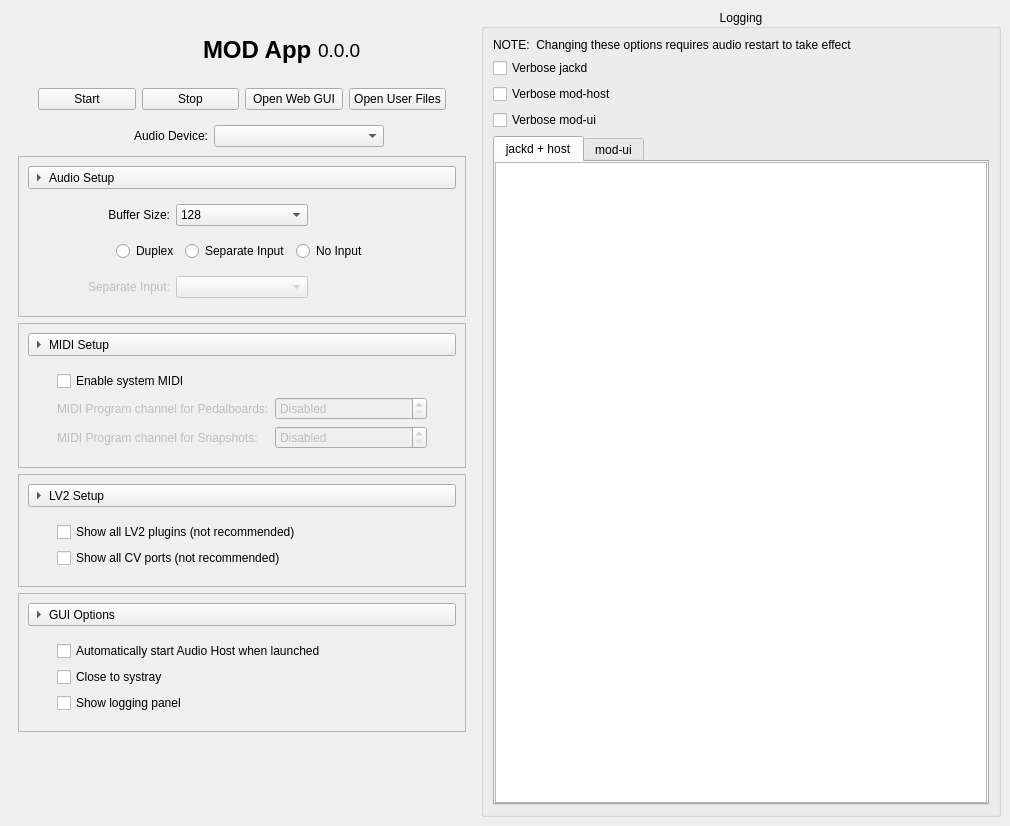
<?xml version="1.0" encoding="UTF-8"?>
<ui version="4.0">
 <class>AppWindow</class>
 <widget class="QMainWindow" name="AppWindow">
  <property name="geometry">
   <rect>
    <x>0</x>
    <y>0</y>
    <width>1010</width>
    <height>826</height>
   </rect>
  </property>
  <property name="windowTitle">
   <string>MOD App</string>
  </property>
  <widget class="QWidget" name="centralwidget">
   <layout class="QHBoxLayout" name="horizontalLayout_8" stretch="0,1">
    <item>
     <widget class="QWidget" name="w_content" native="true">
      <property name="sizePolicy">
       <sizepolicy hsizetype="Fixed" vsizetype="Preferred">
        <horstretch>0</horstretch>
        <verstretch>0</verstretch>
       </sizepolicy>
      </property>
      <layout class="QVBoxLayout" name="verticalLayout_4">
       <item>
        <layout class="QHBoxLayout" name="horizontalLayout">
         <item>
          <spacer name="horizontalSpacer_3">
           <property name="orientation">
            <enum>Qt::Horizontal</enum>
           </property>
           <property name="sizeHint" stdset="0">
            <size>
             <width>40</width>
             <height>20</height>
            </size>
           </property>
          </spacer>
         </item>
         <item>
          <widget class="QLabel" name="label">
           <property name="minimumSize">
            <size>
             <width>64</width>
             <height>64</height>
            </size>
           </property>
           <property name="maximumSize">
            <size>
             <width>64</width>
             <height>64</height>
            </size>
           </property>
           <property name="text">
            <string notr="true"/>
           </property>
           <property name="pixmap">
            <pixmap resource="mod-app.qrc">:/mod-logo.svg</pixmap>
           </property>
           <property name="scaledContents">
            <bool>true</bool>
           </property>
           <property name="alignment">
            <set>Qt::AlignCenter</set>
           </property>
          </widget>
         </item>
         <item>
          <spacer name="horizontalSpacer_4">
           <property name="orientation">
            <enum>Qt::Horizontal</enum>
           </property>
           <property name="sizeType">
            <enum>QSizePolicy::Preferred</enum>
           </property>
           <property name="sizeHint" stdset="0">
            <size>
             <width>10</width>
             <height>10</height>
            </size>
           </property>
          </spacer>
         </item>
         <item>
          <widget class="QLabel" name="l_title">
           <property name="font">
            <font>
             <pointsize>18</pointsize>
             <weight>75</weight>
             <bold>true</bold>
            </font>
           </property>
           <property name="text">
            <string notr="true">MOD App</string>
           </property>
           <property name="textFormat">
            <enum>Qt::PlainText</enum>
           </property>
          </widget>
         </item>
         <item>
          <widget class="QLabel" name="l_version">
           <property name="font">
            <font>
             <pointsize>14</pointsize>
            </font>
           </property>
           <property name="text">
            <string notr="true">0.0.0</string>
           </property>
           <property name="textFormat">
            <enum>Qt::PlainText</enum>
           </property>
          </widget>
         </item>
         <item>
          <spacer name="horizontalSpacer_5">
           <property name="orientation">
            <enum>Qt::Horizontal</enum>
           </property>
           <property name="sizeHint" stdset="0">
            <size>
             <width>40</width>
             <height>20</height>
            </size>
           </property>
          </spacer>
         </item>
        </layout>
       </item>
       <item>
        <layout class="QHBoxLayout" name="hl_ui">
         <item>
          <spacer name="horizontalSpacer_9">
           <property name="orientation">
            <enum>Qt::Horizontal</enum>
           </property>
           <property name="sizeType">
            <enum>QSizePolicy::Preferred</enum>
           </property>
           <property name="sizeHint" stdset="0">
            <size>
             <width>20</width>
             <height>20</height>
            </size>
           </property>
          </spacer>
         </item>
         <item>
          <widget class="QPushButton" name="b_start">
           <property name="text">
            <string>Start</string>
           </property>
          </widget>
         </item>
         <item>
          <widget class="QPushButton" name="b_stop">
           <property name="text">
            <string>Stop</string>
           </property>
          </widget>
         </item>
         <item>
          <widget class="QPushButton" name="b_opengui">
           <property name="text">
            <string>Open Web GUI</string>
           </property>
          </widget>
         </item>
         <item>
          <widget class="QPushButton" name="b_openuserfiles">
           <property name="text">
            <string>Open User Files</string>
           </property>
          </widget>
         </item>
         <item>
          <spacer name="horizontalSpacer_8">
           <property name="orientation">
            <enum>Qt::Horizontal</enum>
           </property>
           <property name="sizeType">
            <enum>QSizePolicy::Preferred</enum>
           </property>
           <property name="sizeHint" stdset="0">
            <size>
             <width>20</width>
             <height>20</height>
            </size>
           </property>
          </spacer>
         </item>
        </layout>
       </item>
       <item>
        <spacer name="verticalSpacer_2">
         <property name="orientation">
          <enum>Qt::Vertical</enum>
         </property>
         <property name="sizeType">
          <enum>QSizePolicy::Fixed</enum>
         </property>
         <property name="sizeHint" stdset="0">
          <size>
           <width>20</width>
           <height>6</height>
          </size>
         </property>
        </spacer>
       </item>
       <item>
        <layout class="QHBoxLayout" name="horizontalLayout_7">
         <item>
          <spacer name="horizontalSpacer">
           <property name="orientation">
            <enum>Qt::Horizontal</enum>
           </property>
           <property name="sizeType">
            <enum>QSizePolicy::Preferred</enum>
           </property>
           <property name="sizeHint" stdset="0">
            <size>
             <width>20</width>
             <height>20</height>
            </size>
           </property>
          </spacer>
         </item>
         <item>
          <widget class="QLabel" name="l_device">
           <property name="text">
            <string>Audio Device:</string>
           </property>
           <property name="alignment">
            <set>Qt::AlignRight|Qt::AlignTrailing|Qt::AlignVCenter</set>
           </property>
           <property name="wordWrap">
            <bool>true</bool>
           </property>
          </widget>
         </item>
         <item>
          <widget class="QComboBox" name="cb_device"/>
         </item>
         <item>
          <spacer name="horizontalSpacer_10">
           <property name="orientation">
            <enum>Qt::Horizontal</enum>
           </property>
           <property name="sizeType">
            <enum>QSizePolicy::Preferred</enum>
           </property>
           <property name="sizeHint" stdset="0">
            <size>
             <width>82</width>
             <height>28</height>
            </size>
           </property>
          </spacer>
         </item>
        </layout>
       </item>
       <item>
        <widget class="QFrame" name="frame_audio">
         <property name="frameShape">
          <enum>QFrame::StyledPanel</enum>
         </property>
         <property name="frameShadow">
          <enum>QFrame::Raised</enum>
         </property>
         <layout class="QVBoxLayout" name="verticalLayout_5">
          <item>
           <widget class="QToolButtonWithMouseTracking" name="tb_audio">
            <property name="sizePolicy">
             <sizepolicy hsizetype="Expanding" vsizetype="Fixed">
              <horstretch>0</horstretch>
              <verstretch>0</verstretch>
             </sizepolicy>
            </property>
            <property name="text">
             <string>Audio Setup</string>
            </property>
            <property name="checkable">
             <bool>true</bool>
            </property>
            <property name="toolButtonStyle">
             <enum>Qt::ToolButtonTextBesideIcon</enum>
            </property>
            <property name="arrowType">
             <enum>Qt::RightArrow</enum>
            </property>
           </widget>
          </item>
          <item>
           <widget class="CollapsibleWidget" name="gb_audio" native="true">
            <layout class="QGridLayout" name="gridLayout">
             <item row="1" column="1">
              <widget class="QComboBox" name="cb_buffersize">
               <property name="enabled">
                <bool>true</bool>
               </property>
               <property name="currentIndex">
                <number>1</number>
               </property>
               <item>
                <property name="text">
                 <string notr="true">64</string>
                </property>
               </item>
               <item>
                <property name="text">
                 <string notr="true">128</string>
                </property>
               </item>
               <item>
                <property name="text">
                 <string notr="true">256</string>
                </property>
               </item>
              </widget>
             </item>
             <item row="1" column="0">
              <widget class="QLabel" name="l_buffersize">
               <property name="enabled">
                <bool>true</bool>
               </property>
               <property name="text">
                <string>Buffer Size:</string>
               </property>
               <property name="alignment">
                <set>Qt::AlignRight|Qt::AlignTrailing|Qt::AlignVCenter</set>
               </property>
              </widget>
             </item>
             <item row="1" column="2">
              <spacer name="horizontalSpacer_11">
               <property name="orientation">
                <enum>Qt::Horizontal</enum>
               </property>
               <property name="sizeType">
                <enum>QSizePolicy::Preferred</enum>
               </property>
               <property name="sizeHint" stdset="0">
                <size>
                 <width>20</width>
                 <height>20</height>
                </size>
               </property>
              </spacer>
             </item>
             <item row="3" column="0">
              <widget class="QLabel" name="l_input">
               <property name="enabled">
                <bool>false</bool>
               </property>
               <property name="text">
                <string>Separate Input:</string>
               </property>
               <property name="alignment">
                <set>Qt::AlignRight|Qt::AlignTrailing|Qt::AlignVCenter</set>
               </property>
              </widget>
             </item>
             <item row="2" column="0" colspan="3">
              <widget class="QWidget" name="w_device_io_mode" native="true">
               <layout class="QHBoxLayout" name="horizontalLayout_5">
                <item>
                 <spacer name="horizontalSpacer_12">
                  <property name="orientation">
                   <enum>Qt::Horizontal</enum>
                  </property>
                  <property name="sizeHint" stdset="0">
                   <size>
                    <width>20</width>
                    <height>20</height>
                   </size>
                  </property>
                 </spacer>
                </item>
                <item>
                 <widget class="QRadioButton" name="rb_device_duplex">
                  <property name="text">
                   <string>Duplex</string>
                  </property>
                 </widget>
                </item>
                <item>
                 <widget class="QRadioButton" name="rb_device_separate">
                  <property name="text">
                   <string>Separate Input</string>
                  </property>
                 </widget>
                </item>
                <item>
                 <widget class="QRadioButton" name="rb_device_noinput">
                  <property name="text">
                   <string>No Input</string>
                  </property>
                 </widget>
                </item>
                <item>
                 <spacer name="horizontalSpacer_13">
                  <property name="orientation">
                   <enum>Qt::Horizontal</enum>
                  </property>
                  <property name="sizeHint" stdset="0">
                   <size>
                    <width>20</width>
                    <height>20</height>
                   </size>
                  </property>
                 </spacer>
                </item>
               </layout>
              </widget>
             </item>
             <item row="3" column="1">
              <widget class="QComboBox" name="cb_input">
               <property name="enabled">
                <bool>false</bool>
               </property>
              </widget>
             </item>
            </layout>
           </widget>
          </item>
         </layout>
        </widget>
       </item>
       <item>
        <widget class="QFrame" name="frame_midi">
         <property name="frameShape">
          <enum>QFrame::StyledPanel</enum>
         </property>
         <property name="frameShadow">
          <enum>QFrame::Raised</enum>
         </property>
         <layout class="QVBoxLayout" name="verticalLayout_6">
          <item>
           <widget class="QToolButtonWithMouseTracking" name="tb_midi">
            <property name="sizePolicy">
             <sizepolicy hsizetype="Expanding" vsizetype="Fixed">
              <horstretch>0</horstretch>
              <verstretch>0</verstretch>
             </sizepolicy>
            </property>
            <property name="text">
             <string>MIDI Setup</string>
            </property>
            <property name="checkable">
             <bool>true</bool>
            </property>
            <property name="toolButtonStyle">
             <enum>Qt::ToolButtonTextBesideIcon</enum>
            </property>
            <property name="arrowType">
             <enum>Qt::RightArrow</enum>
            </property>
           </widget>
          </item>
          <item>
           <widget class="CollapsibleWidget" name="gb_midi" native="true">
            <layout class="QGridLayout" name="gridLayout_2">
             <item row="2" column="0">
              <spacer name="horizontalSpacer_21">
               <property name="orientation">
                <enum>Qt::Horizontal</enum>
               </property>
               <property name="sizeType">
                <enum>QSizePolicy::Preferred</enum>
               </property>
               <property name="sizeHint" stdset="0">
                <size>
                 <width>20</width>
                 <height>20</height>
                </size>
               </property>
              </spacer>
             </item>
             <item row="0" column="0">
              <spacer name="horizontalSpacer_22">
               <property name="orientation">
                <enum>Qt::Horizontal</enum>
               </property>
               <property name="sizeType">
                <enum>QSizePolicy::Preferred</enum>
               </property>
               <property name="sizeHint" stdset="0">
                <size>
                 <width>20</width>
                 <height>20</height>
                </size>
               </property>
              </spacer>
             </item>
             <item row="1" column="2">
              <widget class="QSpinBox" name="sp_midi_pb">
               <property name="enabled">
                <bool>false</bool>
               </property>
               <property name="specialValueText">
                <string>Disabled</string>
               </property>
               <property name="maximum">
                <number>16</number>
               </property>
              </widget>
             </item>
             <item row="1" column="3">
              <spacer name="horizontalSpacer_25">
               <property name="orientation">
                <enum>Qt::Horizontal</enum>
               </property>
               <property name="sizeType">
                <enum>QSizePolicy::Preferred</enum>
               </property>
               <property name="sizeHint" stdset="0">
                <size>
                 <width>20</width>
                 <height>20</height>
                </size>
               </property>
              </spacer>
             </item>
             <item row="1" column="0">
              <spacer name="horizontalSpacer_19">
               <property name="orientation">
                <enum>Qt::Horizontal</enum>
               </property>
               <property name="sizeType">
                <enum>QSizePolicy::Preferred</enum>
               </property>
               <property name="sizeHint" stdset="0">
                <size>
                 <width>20</width>
                 <height>20</height>
                </size>
               </property>
              </spacer>
             </item>
             <item row="2" column="2">
              <widget class="QSpinBox" name="sp_midi_ss">
               <property name="enabled">
                <bool>false</bool>
               </property>
               <property name="specialValueText">
                <string>Disabled</string>
               </property>
               <property name="maximum">
                <number>16</number>
               </property>
              </widget>
             </item>
             <item row="1" column="1">
              <widget class="QLabel" name="l_midi_pb">
               <property name="enabled">
                <bool>false</bool>
               </property>
               <property name="text">
                <string>MIDI Program channel for Pedalboards:</string>
               </property>
               <property name="alignment">
                <set>Qt::AlignLeading|Qt::AlignLeft|Qt::AlignVCenter</set>
               </property>
              </widget>
             </item>
             <item row="2" column="1">
              <widget class="QLabel" name="l_midi_ss">
               <property name="enabled">
                <bool>false</bool>
               </property>
               <property name="text">
                <string>MIDI Program channel for Snapshots:</string>
               </property>
               <property name="alignment">
                <set>Qt::AlignLeading|Qt::AlignLeft|Qt::AlignVCenter</set>
               </property>
              </widget>
             </item>
             <item row="0" column="1" colspan="2">
              <widget class="QCheckBox" name="cb_midi">
               <property name="text">
                <string>Enable system MIDI</string>
               </property>
              </widget>
             </item>
             <item row="0" column="3">
              <spacer name="horizontalSpacer_26">
               <property name="orientation">
                <enum>Qt::Horizontal</enum>
               </property>
               <property name="sizeType">
                <enum>QSizePolicy::Preferred</enum>
               </property>
               <property name="sizeHint" stdset="0">
                <size>
                 <width>20</width>
                 <height>20</height>
                </size>
               </property>
              </spacer>
             </item>
             <item row="2" column="3">
              <spacer name="horizontalSpacer_27">
               <property name="orientation">
                <enum>Qt::Horizontal</enum>
               </property>
               <property name="sizeType">
                <enum>QSizePolicy::Preferred</enum>
               </property>
               <property name="sizeHint" stdset="0">
                <size>
                 <width>20</width>
                 <height>20</height>
                </size>
               </property>
              </spacer>
             </item>
            </layout>
           </widget>
          </item>
         </layout>
        </widget>
       </item>
       <item>
        <widget class="QFrame" name="frame_lv2">
         <property name="frameShape">
          <enum>QFrame::StyledPanel</enum>
         </property>
         <property name="frameShadow">
          <enum>QFrame::Raised</enum>
         </property>
         <layout class="QVBoxLayout" name="verticalLayout_8">
          <item>
           <widget class="QToolButtonWithMouseTracking" name="tb_lv2">
            <property name="sizePolicy">
             <sizepolicy hsizetype="Expanding" vsizetype="Fixed">
              <horstretch>0</horstretch>
              <verstretch>0</verstretch>
             </sizepolicy>
            </property>
            <property name="text">
             <string>LV2 Setup</string>
            </property>
            <property name="checkable">
             <bool>true</bool>
            </property>
            <property name="toolButtonStyle">
             <enum>Qt::ToolButtonTextBesideIcon</enum>
            </property>
            <property name="arrowType">
             <enum>Qt::RightArrow</enum>
            </property>
           </widget>
          </item>
          <item>
           <widget class="CollapsibleWidget" name="gb_lv2" native="true">
            <layout class="QHBoxLayout" name="horizontalLayout_6">
             <item>
              <spacer name="horizontalSpacer_15">
               <property name="orientation">
                <enum>Qt::Horizontal</enum>
               </property>
               <property name="sizeType">
                <enum>QSizePolicy::Preferred</enum>
               </property>
               <property name="sizeHint" stdset="0">
                <size>
                 <width>20</width>
                 <height>20</height>
                </size>
               </property>
              </spacer>
             </item>
             <item>
              <layout class="QVBoxLayout" name="verticalLayout_3">
               <item>
                <widget class="QCheckBox" name="cb_lv2_all_plugins">
                 <property name="text">
                  <string>Show all LV2 plugins (not recommended)</string>
                 </property>
                </widget>
               </item>
               <item>
                <widget class="QCheckBox" name="cb_lv2_all_cv">
                 <property name="text">
                  <string>Show all CV ports (not recommended)</string>
                 </property>
                </widget>
               </item>
              </layout>
             </item>
             <item>
              <spacer name="horizontalSpacer_20">
               <property name="orientation">
                <enum>Qt::Horizontal</enum>
               </property>
               <property name="sizeType">
                <enum>QSizePolicy::Preferred</enum>
               </property>
               <property name="sizeHint" stdset="0">
                <size>
                 <width>20</width>
                 <height>20</height>
                </size>
               </property>
              </spacer>
             </item>
            </layout>
           </widget>
          </item>
         </layout>
        </widget>
       </item>
       <item>
        <widget class="QFrame" name="frame_gui">
         <property name="frameShape">
          <enum>QFrame::StyledPanel</enum>
         </property>
         <property name="frameShadow">
          <enum>QFrame::Raised</enum>
         </property>
         <layout class="QVBoxLayout" name="verticalLayout_7">
          <item>
           <widget class="QToolButtonWithMouseTracking" name="tb_gui">
            <property name="sizePolicy">
             <sizepolicy hsizetype="Expanding" vsizetype="Fixed">
              <horstretch>0</horstretch>
              <verstretch>0</verstretch>
             </sizepolicy>
            </property>
            <property name="text">
             <string>GUI Options</string>
            </property>
            <property name="checkable">
             <bool>true</bool>
            </property>
            <property name="toolButtonStyle">
             <enum>Qt::ToolButtonTextBesideIcon</enum>
            </property>
            <property name="arrowType">
             <enum>Qt::RightArrow</enum>
            </property>
           </widget>
          </item>
          <item>
           <widget class="CollapsibleWidget" name="gb_gui" native="true">
            <layout class="QHBoxLayout" name="horizontalLayout_3">
             <item>
              <spacer name="horizontalSpacer_28">
               <property name="orientation">
                <enum>Qt::Horizontal</enum>
               </property>
               <property name="sizeType">
                <enum>QSizePolicy::Preferred</enum>
               </property>
               <property name="sizeHint" stdset="0">
                <size>
                 <width>20</width>
                 <height>20</height>
                </size>
               </property>
              </spacer>
             </item>
             <item>
              <layout class="QVBoxLayout" name="verticalLayout_2">
               <item>
                <widget class="QCheckBox" name="cb_autostart">
                 <property name="text">
                  <string>Automatically start Audio Host when launched</string>
                 </property>
                </widget>
               </item>
               <item>
                <widget class="QCheckBox" name="cb_systray">
                 <property name="text">
                  <string>Close to systray</string>
                 </property>
                </widget>
               </item>
               <item>
                <widget class="QCheckBox" name="cb_verbose_basic">
                 <property name="text">
                  <string>Show logging panel</string>
                 </property>
                </widget>
               </item>
              </layout>
             </item>
             <item>
              <spacer name="horizontalSpacer_30">
               <property name="orientation">
                <enum>Qt::Horizontal</enum>
               </property>
               <property name="sizeType">
                <enum>QSizePolicy::Preferred</enum>
               </property>
               <property name="sizeHint" stdset="0">
                <size>
                 <width>20</width>
                 <height>20</height>
                </size>
               </property>
              </spacer>
             </item>
            </layout>
           </widget>
          </item>
         </layout>
        </widget>
       </item>
       <item>
        <spacer name="verticalSpacer">
         <property name="orientation">
          <enum>Qt::Vertical</enum>
         </property>
         <property name="sizeHint" stdset="0">
          <size>
           <width>448</width>
           <height>1</height>
          </size>
         </property>
        </spacer>
       </item>
      </layout>
     </widget>
    </item>
    <item>
     <widget class="QGroupBox" name="gb_logs">
      <property name="minimumSize">
       <size>
        <width>500</width>
        <height>0</height>
       </size>
      </property>
      <property name="title">
       <string>Logging</string>
      </property>
      <property name="alignment">
       <set>Qt::AlignCenter</set>
      </property>
      <layout class="QVBoxLayout" name="verticalLayout">
       <item>
        <widget class="QLabel" name="label_2">
         <property name="text">
          <string>NOTE:  Changing these options requires audio restart to take effect</string>
         </property>
        </widget>
       </item>
       <item>
        <widget class="QCheckBox" name="cb_verbose_jackd">
         <property name="text">
          <string>Verbose jackd</string>
         </property>
        </widget>
       </item>
       <item>
        <widget class="QCheckBox" name="cb_verbose_host">
         <property name="text">
          <string>Verbose mod-host</string>
         </property>
        </widget>
       </item>
       <item>
        <widget class="QCheckBox" name="cb_verbose_ui">
         <property name="text">
          <string>Verbose mod-ui</string>
         </property>
        </widget>
       </item>
       <item>
        <widget class="QTabWidget" name="tab_logs">
         <property name="currentIndex">
          <number>0</number>
         </property>
         <widget class="QWidget" name="tab_logs_backend">
          <attribute name="title">
           <string>jackd + host</string>
          </attribute>
          <layout class="QHBoxLayout" name="horizontalLayout_4">
           <property name="spacing">
            <number>0</number>
           </property>
           <property name="leftMargin">
            <number>0</number>
           </property>
           <property name="topMargin">
            <number>0</number>
           </property>
           <property name="rightMargin">
            <number>0</number>
           </property>
           <property name="bottomMargin">
            <number>0</number>
           </property>
           <item>
            <widget class="QPlainTextEdit" name="text_host">
             <property name="font">
              <font>
               <family>Noto Mono</family>
              </font>
             </property>
             <property name="undoRedoEnabled">
              <bool>false</bool>
             </property>
             <property name="lineWrapMode">
              <enum>QPlainTextEdit::NoWrap</enum>
             </property>
             <property name="readOnly">
              <bool>true</bool>
             </property>
             <property name="textInteractionFlags">
              <set>Qt::TextSelectableByKeyboard|Qt::TextSelectableByMouse</set>
             </property>
            </widget>
           </item>
          </layout>
         </widget>
         <widget class="QWidget" name="tab_logs_ui">
          <attribute name="title">
           <string>mod-ui</string>
          </attribute>
          <layout class="QHBoxLayout" name="horizontalLayout_2">
           <property name="spacing">
            <number>0</number>
           </property>
           <property name="leftMargin">
            <number>0</number>
           </property>
           <property name="topMargin">
            <number>0</number>
           </property>
           <property name="rightMargin">
            <number>0</number>
           </property>
           <property name="bottomMargin">
            <number>0</number>
           </property>
           <item>
            <widget class="QPlainTextEdit" name="text_ui">
             <property name="font">
              <font>
               <family>Noto Mono</family>
              </font>
             </property>
             <property name="undoRedoEnabled">
              <bool>false</bool>
             </property>
             <property name="lineWrapMode">
              <enum>QPlainTextEdit::NoWrap</enum>
             </property>
             <property name="readOnly">
              <bool>true</bool>
             </property>
             <property name="textInteractionFlags">
              <set>Qt::TextSelectableByKeyboard|Qt::TextSelectableByMouse</set>
             </property>
            </widget>
           </item>
          </layout>
         </widget>
        </widget>
       </item>
      </layout>
     </widget>
    </item>
   </layout>
  </widget>
 </widget>
 <customwidgets>
  <customwidget>
   <class>QToolButtonWithMouseTracking</class>
   <extends>QToolButton</extends>
   <header location="global">widgets.hpp</header>
  </customwidget>
  <customwidget>
   <class>CollapsibleWidget</class>
   <extends>QWidget</extends>
   <header location="global">widgets.hpp</header>
   <container>1</container>
  </customwidget>
 </customwidgets>
 <resources>
  <include location="mod-app.qrc"/>
  <include location="mod-app.qrc"/>
  <include location="mod-app.qrc"/>
 </resources>
 <connections>
  <connection>
   <sender>cb_midi</sender>
   <signal>toggled(bool)</signal>
   <receiver>sp_midi_pb</receiver>
   <slot>setEnabled(bool)</slot>
   <hints>
    <hint type="sourcelabel">
     <x>236</x>
     <y>380</y>
    </hint>
    <hint type="destinationlabel">
     <x>351</x>
     <y>412</y>
    </hint>
   </hints>
  </connection>
  <connection>
   <sender>cb_midi</sender>
   <signal>toggled(bool)</signal>
   <receiver>sp_midi_ss</receiver>
   <slot>setEnabled(bool)</slot>
   <hints>
    <hint type="sourcelabel">
     <x>236</x>
     <y>380</y>
    </hint>
    <hint type="destinationlabel">
     <x>351</x>
     <y>449</y>
    </hint>
   </hints>
  </connection>
  <connection>
   <sender>cb_midi</sender>
   <signal>toggled(bool)</signal>
   <receiver>l_midi_pb</receiver>
   <slot>setEnabled(bool)</slot>
   <hints>
    <hint type="sourcelabel">
     <x>236</x>
     <y>380</y>
    </hint>
    <hint type="destinationlabel">
     <x>125</x>
     <y>412</y>
    </hint>
   </hints>
  </connection>
  <connection>
   <sender>cb_midi</sender>
   <signal>toggled(bool)</signal>
   <receiver>l_midi_ss</receiver>
   <slot>setEnabled(bool)</slot>
   <hints>
    <hint type="sourcelabel">
     <x>236</x>
     <y>380</y>
    </hint>
    <hint type="destinationlabel">
     <x>125</x>
     <y>449</y>
    </hint>
   </hints>
  </connection>
  <connection>
   <sender>rb_device_separate</sender>
   <signal>toggled(bool)</signal>
   <receiver>cb_input</receiver>
   <slot>setEnabled(bool)</slot>
   <hints>
    <hint type="sourcelabel">
     <x>224</x>
     <y>255</y>
    </hint>
    <hint type="destinationlabel">
     <x>229</x>
     <y>306</y>
    </hint>
   </hints>
  </connection>
  <connection>
   <sender>rb_device_separate</sender>
   <signal>toggled(bool)</signal>
   <receiver>l_input</receiver>
   <slot>setEnabled(bool)</slot>
   <hints>
    <hint type="sourcelabel">
     <x>224</x>
     <y>255</y>
    </hint>
    <hint type="destinationlabel">
     <x>101</x>
     <y>306</y>
    </hint>
   </hints>
  </connection>
 </connections>
</ui>
